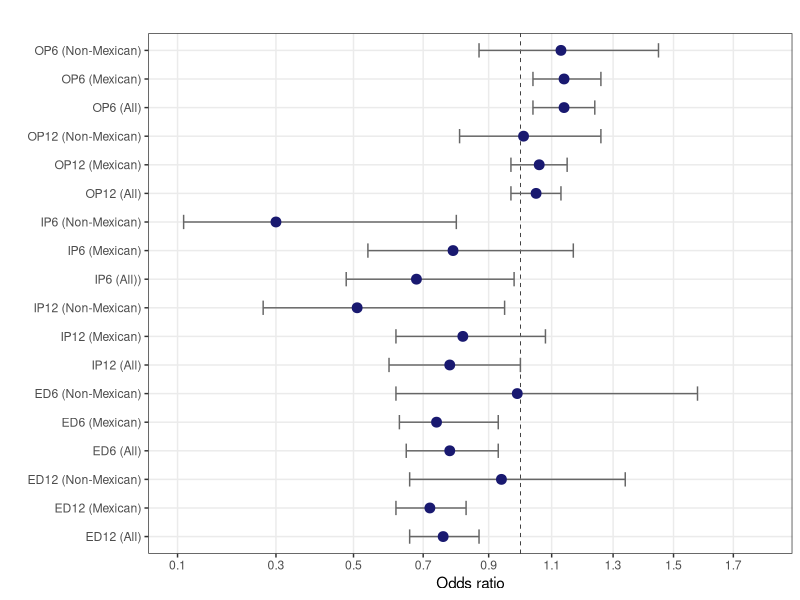
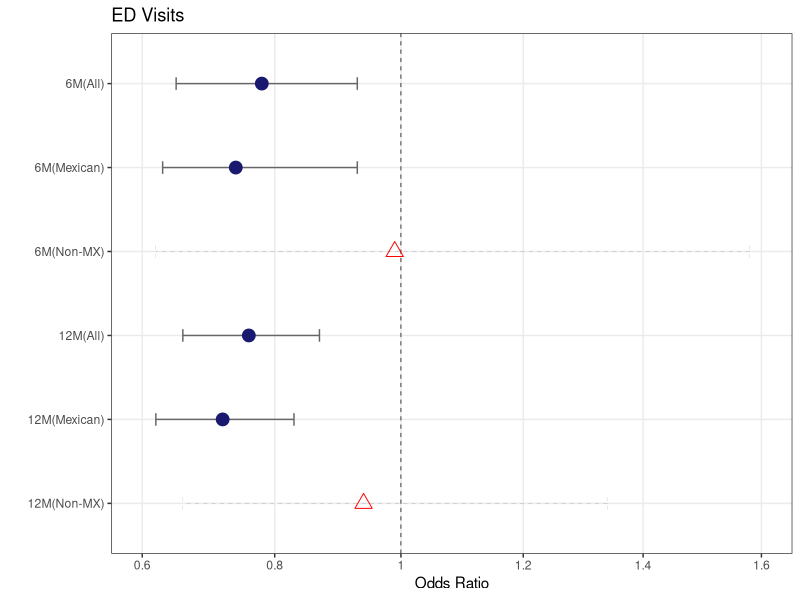
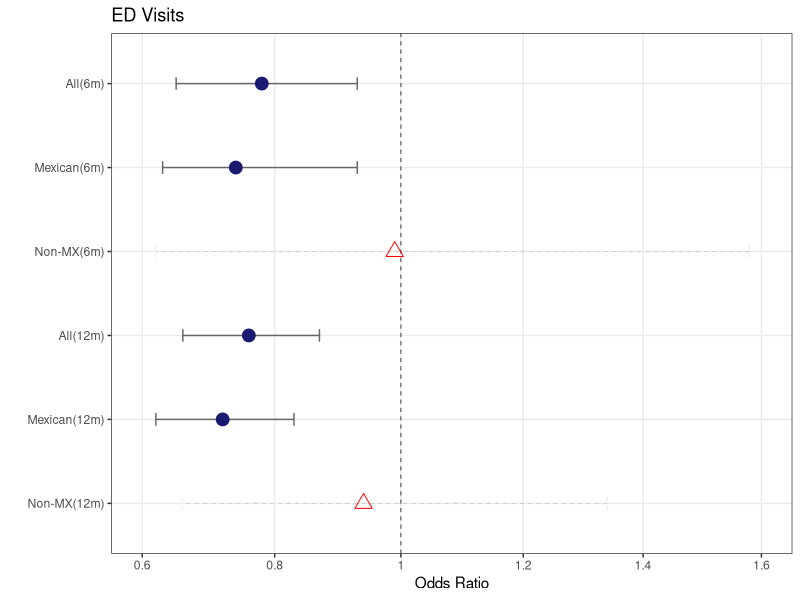
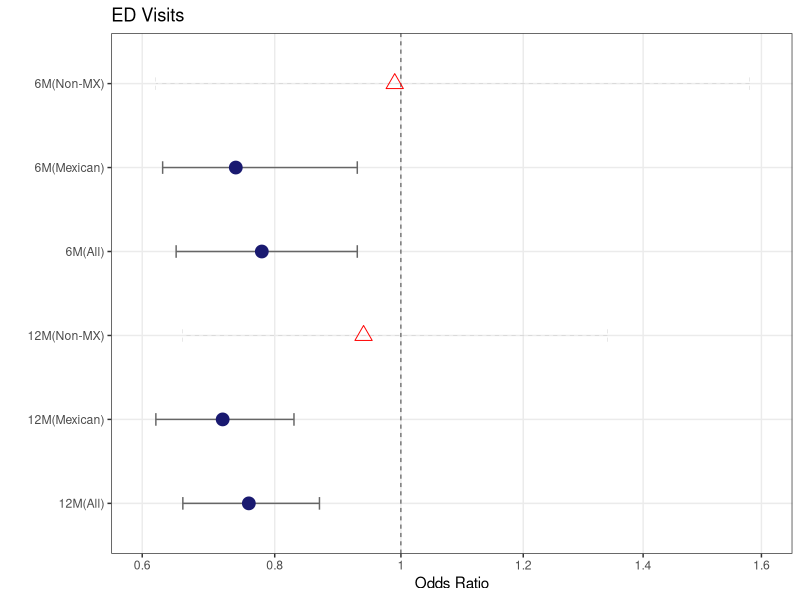
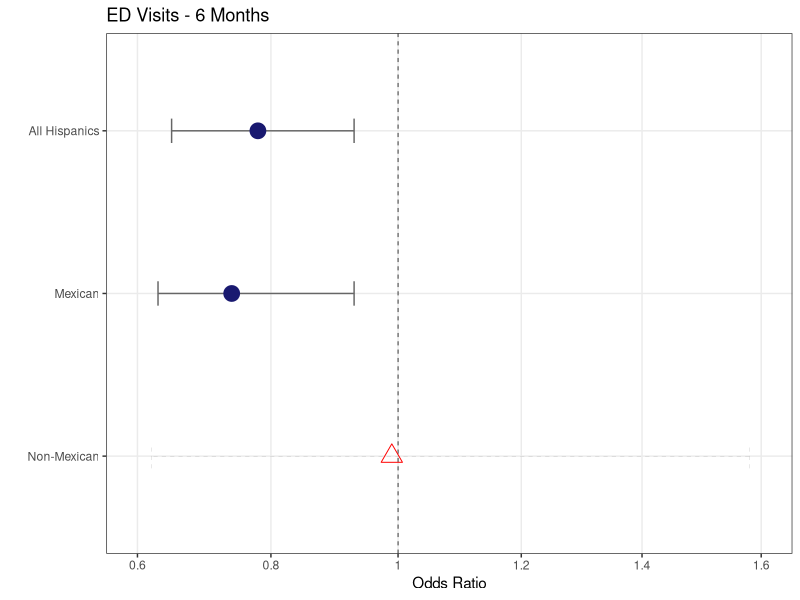
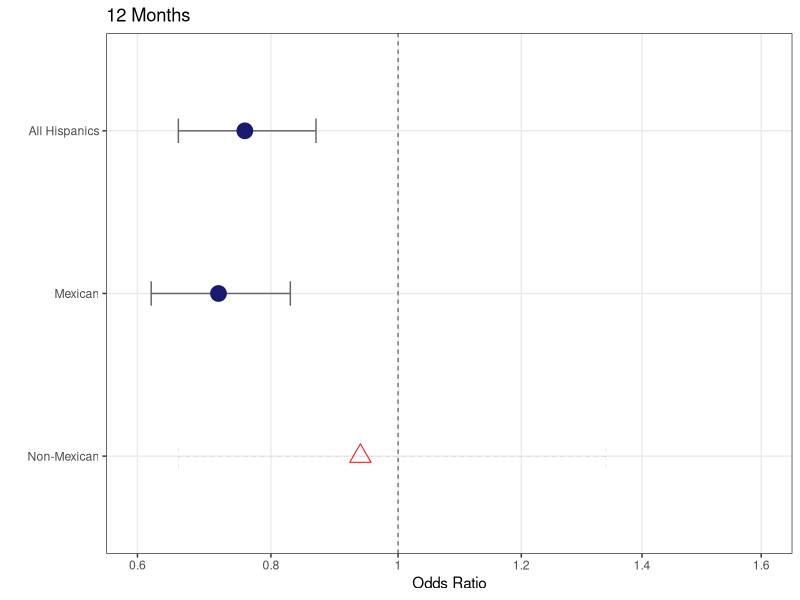
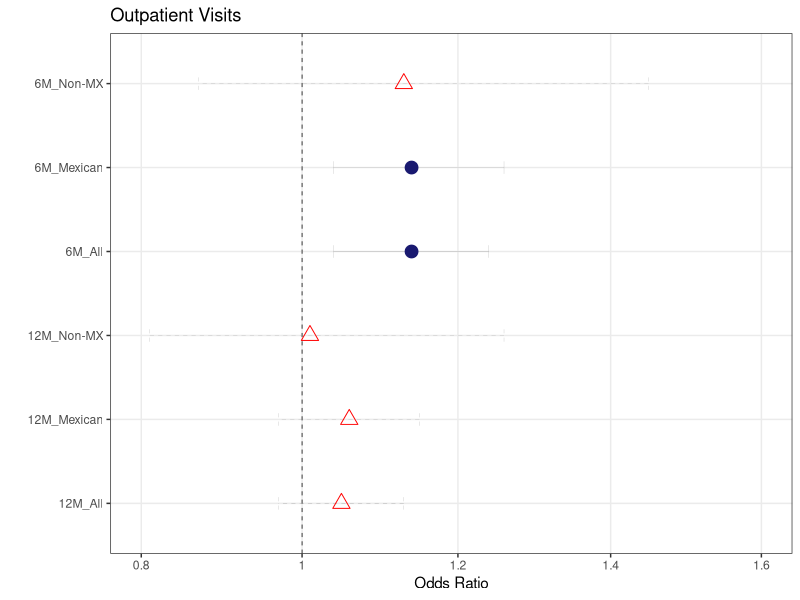
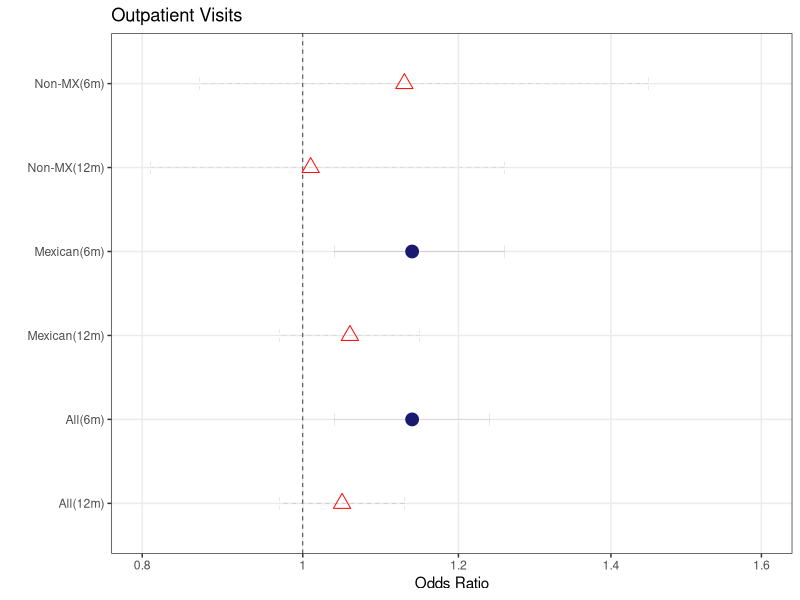

These figures' R source, in order: (Note: this script raises an error after producing the figures.)

library(ggplot2)


library(tidyverse)
library(lubridate)

####################################### HISPANIC PARADOX #######################################
### 05/23/22



boxLabels = c("ED6 (All)","ED6 (Mexican)","ED6 (Non-Mexican)",
              "ED12 (All)","ED12 (Mexican)","ED12 (Non-Mexican)",
              "IP6 (All))","IP6 (Mexican)","IP6 (Non-Mexican)",
              "IP12 (All)","IP12 (Mexican)","IP12 (Non-Mexican)",
              "OP6 (All)","OP6 (Mexican)","OP6 (Non-Mexican)",
              "OP12 (All)","OP12 (Mexican)","OP12 (Non-Mexican)")

df_lang <- data.frame(yAxis = length(boxLabels):1, 
                  boxCILow =  c(0.65, 0.63, 0.62, 0.66, 0.62, 0.66,
                                0.48, 0.54, 0.11, 0.60, 0.62, 0.27,
                                1.04, 1.04, 0.87, 0.97, 0.97, 0.81),
                  boxOdds =   c(0.78, 0.74, 0.99, 0.76, 0.72, 0.94,
                                0.68, 0.79, 0.30, 0.78, 0.82, 0.51,
                                1.14, 1.14, 1.13, 1.05, 1.06, 1.01),
                  boxCIHigh = c(0.93, 0.93, 1.58, 0.87, 0.83, 1.34, 
                                0.98, 1.17, 0.80, 1.00, 1.08, 0.95,
                                1.24, 1.26, 1.45, 1.13, 1.15, 1.26))

# View(df_lang)

# Reverse order
df_lang$yAxis <- factor(df_lang$yAxis,levels=rev(unique(df_lang$yAxis)))

(p <- ggplot(df_lang, aes(x = boxOdds, y = boxLabels)) + 

         geom_vline(aes(xintercept = 1), size = .25, linetype = "dashed") + 
        geom_errorbarh(aes(xmax = boxCIHigh, xmin = boxCILow), size = .5, height = .5, color = "gray40") +
        geom_point(size = 3.0, color = "midnight blue") +
        coord_trans(x = scales:::exp_trans(2)) +
    
        scale_x_sqrt(breaks = seq(0.1, 1.8, 0.2), labels = seq(0.1, 1.8, 0.2),
                     limits = c(0.1,1.8)) +
        
        theme_bw()+
        theme(panel.grid.minor = element_blank()) +
        ylab("") +
        xlab("Odds ratio") +
        annotate(geom = "text", y =1.1, x = log10(1.5), 
                 label = "", size = 5, hjust = 0) + 
        ggtitle("")
) 



##### ED ONLY



df_ED <- data.frame(yAxis = c("6M(All)", "6M(Mexican)", "6M(Non-MX)", 
                              "12M(All)","12M(Mexican)", "12M(Non-MX)"), 
                    boxCILow =  c(0.65, 0.63, 0.62, 0.66, 0.62, 0.66),
                    boxOdds =   c(0.78, 0.74, 0.99, 0.76, 0.72, 0.94),
                    boxCIHigh = c(0.93, 0.93, 1.58, 0.87, 0.83, 1.34))
# View(df_ED)

(p <- ggplot(df_ED, aes(x = boxOdds, y = yAxis)) + 
        geom_vline(aes(xintercept = 1), size = .25, linetype = "dashed") + 
        scale_y_discrete(limits = unique(rev(df_ED$yAxis))) + # Reverse order #

        geom_errorbarh(data = filter(df_ED, yAxis=="6M(All)"), aes(xmax = boxCIHigh, xmin = boxCILow), size = .5,  height = .15,  color = "gray40") +
        geom_point(data =     filter(df_ED, yAxis=="6M(All)"), size = 4.0, height = .15, color = "midnight blue") +

        geom_errorbarh(data = filter(df_ED, yAxis=="6M(Mexican)"), aes(xmax = boxCIHigh, xmin = boxCILow), size = .5,  height = .15,  color = "gray40") +
        geom_point(data =     filter(df_ED, yAxis=="6M(Mexican)"), size = 4.0, height = .15, color = "midnight blue") +
        
        geom_errorbarh(data = filter(df_ED, yAxis=="6M(Non-MX)"), aes(xmax = boxCIHigh, xmin = boxCILow), size = .05, height = .15, color = "gray40", linetype = "dashed") +
        geom_point(data =     filter(df_ED, yAxis=="6M(Non-MX)"), shape=2, size = 4.0, height = .15, color = "red") +
        
        geom_errorbarh(data = filter(df_ED, yAxis=="12M(All)"), aes(xmax = boxCIHigh, xmin = boxCILow), size = .5,  height = .15,  color = "gray40") +
        geom_point(data =     filter(df_ED, yAxis=="12M(All)"), size = 4.0, height = .15, color = "midnight blue") +
        
        geom_errorbarh(data = filter(df_ED, yAxis=="12M(Mexican)"), aes(xmax = boxCIHigh, xmin = boxCILow), size = .5,  height = .15,  color = "gray40") +
        geom_point(data =     filter(df_ED, yAxis=="12M(Mexican)"), size = 4.0, height = .15, color = "midnight blue") +
        
        geom_errorbarh(data = filter(df_ED, yAxis=="12M(Non-MX)"), aes(xmax = boxCIHigh, xmin = boxCILow), size = .05, height = .15, color = "gray40", linetype = "dashed") +
        geom_point(data =     filter(df_ED, yAxis=="12M(Non-MX)"), shape=2, size = 4.0, height = .15, color = "red") +
        
        coord_trans(x = scales:::exp_trans(2)) +
        scale_x_sqrt(breaks = seq(0.6, 1.6, 0.2), labels = seq(0.6, 1.6, 0.2),
                     limits = c(0.6, 1.6)) +
        theme_bw()+ theme(panel.grid.minor = element_blank()) +
        ylab("") +  xlab("Odds Ratio") +
        annotate(geom = "text", y =1.1, x = log10(1.5), 
                 label = "", size = 5, hjust = 0) + 
        ggtitle("ED Visits"))
 

## ED #2


df_ED <- data.frame(yAxis = c("All(6m)", "Mexican(6m)", "Non-MX(6m)", 
                              "All(12m)","Mexican(12m)", "Non-MX(12m)"), 
                    boxCILow =  c(0.65, 0.63, 0.62, 0.66, 0.62, 0.66),
                    boxOdds =   c(0.78, 0.74, 0.99, 0.76, 0.72, 0.94),
                    boxCIHigh = c(0.93, 0.93, 1.58, 0.87, 0.83, 1.34))
# View(df_ED)

(p <- ggplot(df_ED, aes(x = boxOdds, y = yAxis)) + 
        geom_vline(aes(xintercept = 1), size = .25, linetype = "dashed") + 
        scale_y_discrete(limits = unique(rev(df_ED$yAxis))) + # Reverse order #
        
        geom_errorbarh(data = filter(df_ED, yAxis=="All(6m)"), aes(xmax = boxCIHigh, xmin = boxCILow), size = .5,  height = .15,  color = "gray40") +
        geom_point(data =     filter(df_ED, yAxis=="All(6m)"), size = 4.0, height = .15, color = "midnight blue") +
        
        geom_errorbarh(data = filter(df_ED, yAxis=="Mexican(6m)"), aes(xmax = boxCIHigh, xmin = boxCILow), size = .5,  height = .15,  color = "gray40") +
        geom_point(data =     filter(df_ED, yAxis=="Mexican(6m)"), size = 4.0, height = .15, color = "midnight blue") +
        
        geom_errorbarh(data = filter(df_ED, yAxis=="Non-MX(6m)"), aes(xmax = boxCIHigh, xmin = boxCILow), size = .05, height = .15, color = "gray40", linetype = "dashed") +
        geom_point(data =     filter(df_ED, yAxis=="Non-MX(6m)"), shape=2, size = 4.0, height = .15, color = "red") +
        
        geom_errorbarh(data = filter(df_ED, yAxis=="All(12m)"), aes(xmax = boxCIHigh, xmin = boxCILow), size = .5,  height = .15,  color = "gray40") +
        geom_point(data =     filter(df_ED, yAxis=="All(12m)"), size = 4.0, height = .15, color = "midnight blue") +
        
        geom_errorbarh(data = filter(df_ED, yAxis=="Mexican(12m)"), aes(xmax = boxCIHigh, xmin = boxCILow), size = .5,  height = .15,  color = "gray40") +
        geom_point(data =     filter(df_ED, yAxis=="Mexican(12m)"), size = 4.0, height = .15, color = "midnight blue") +
        
        geom_errorbarh(data = filter(df_ED, yAxis=="Non-MX(12m)"), aes(xmax = boxCIHigh, xmin = boxCILow), size = .05, height = .15, color = "gray40", linetype = "dashed") +
        geom_point(data =     filter(df_ED, yAxis=="Non-MX(12m)"), shape=2, size = 4.0, height = .15, color = "red") +
        
        coord_trans(x = scales:::exp_trans(2)) +
        scale_x_sqrt(breaks = seq(0.6, 1.6, 0.2), labels = seq(0.6, 1.6, 0.2),
                     limits = c(0.6, 1.6)) +
        theme_bw()+ theme(panel.grid.minor = element_blank()) +
        ylab("") +  xlab("Odds Ratio") +
        annotate(geom = "text", y =1.1, x = log10(1.5), 
                 label = "", size = 5, hjust = 0) + 
        ggtitle("ED Visits"))




### ED #3

df_ED <- data.frame(yAxis = c("6M(All)", "6M(Mexican)", "6M(Non-MX)", 
                              "12M(All)","12M(Mexican)", "12M(Non-MX)"), 
                    boxCILow =  c(0.65, 0.63, 0.62, 0.66, 0.62, 0.66),
                    boxOdds =   c(0.78, 0.74, 0.99, 0.76, 0.72, 0.94),
                    boxCIHigh = c(0.93, 0.93, 1.58, 0.87, 0.83, 1.34))
# View(df_ED)

(p <- ggplot(df_ED, aes(x = boxOdds, y = yAxis)) + 
        geom_vline(aes(xintercept = 1), size = .25, linetype = "dashed") + 
        
        geom_errorbarh(data = filter(df_ED, yAxis=="6M(All)"), aes(xmax = boxCIHigh, xmin = boxCILow), size = .5,  height = .15,  color = "gray40") +
        geom_point(data =     filter(df_ED, yAxis=="6M(All)"), size = 4.0, height = .15, color = "midnight blue") +
        
        geom_errorbarh(data = filter(df_ED, yAxis=="6M(Mexican)"), aes(xmax = boxCIHigh, xmin = boxCILow), size = .5,  height = .15,  color = "gray40") +
        geom_point(data =     filter(df_ED, yAxis=="6M(Mexican)"), size = 4.0, height = .15, color = "midnight blue") +
        
        geom_errorbarh(data = filter(df_ED, yAxis=="6M(Non-MX)"), aes(xmax = boxCIHigh, xmin = boxCILow), size = .05, height = .15, color = "gray40", linetype = "dashed") +
        geom_point(data =     filter(df_ED, yAxis=="6M(Non-MX)"), shape=2, size = 4.0, height = .15, color = "red") +
        
        geom_errorbarh(data = filter(df_ED, yAxis=="12M(All)"), aes(xmax = boxCIHigh, xmin = boxCILow), size = .5,  height = .15,  color = "gray40") +
        geom_point(data =     filter(df_ED, yAxis=="12M(All)"), size = 4.0, height = .15, color = "midnight blue") +
        
        geom_errorbarh(data = filter(df_ED, yAxis=="12M(Mexican)"), aes(xmax = boxCIHigh, xmin = boxCILow), size = .5,  height = .15,  color = "gray40") +
        geom_point(data =     filter(df_ED, yAxis=="12M(Mexican)"), size = 4.0, height = .15, color = "midnight blue") +
        
        geom_errorbarh(data = filter(df_ED, yAxis=="12M(Non-MX)"), aes(xmax = boxCIHigh, xmin = boxCILow), size = .05, height = .15, color = "gray40", linetype = "dashed") +
        geom_point(data =     filter(df_ED, yAxis=="12M(Non-MX)"), shape=2, size = 4.0, height = .15, color = "red") +
        
        coord_trans(x = scales:::exp_trans(2)) +
        scale_x_sqrt(breaks = seq(0.6, 1.6, 0.2), labels = seq(0.6, 1.6, 0.2),
                     limits = c(0.6, 1.6)) +
        theme_bw()+ theme(panel.grid.minor = element_blank()) +
        ylab("") +  xlab("Odds Ratio") +
        annotate(geom = "text", y =1.1, x = log10(1.5), 
                 label = "", size = 5, hjust = 0) + 
        ggtitle("ED Visits"))






#### ED by month (Final)

## 6m

df_EDM <- data.frame(yAxis = c("All Hispanics", "Mexican", "Non-Mexican"), 
                    boxCILow =  c(0.65, 0.63, 0.62),
                    boxOdds =   c(0.78, 0.74, 0.99),
                    boxCIHigh = c(0.93, 0.93, 1.58))

# View(df_EDM)

(p <- ggplot(df_EDM, aes(x = boxOdds, y = yAxis)) + 
        geom_vline(aes(xintercept = 1), size = .25, linetype = "dashed") + 
        scale_y_discrete(limits = unique(rev(df_EDM$yAxis))) + # Reverse order #
        
        geom_errorbarh(data = filter(df_EDM, yAxis=="All Hispanics"), aes(xmax = boxCIHigh, xmin = boxCILow), size = .5,  height = .15,  color = "gray40") +
        geom_point(data =     filter(df_EDM, yAxis=="All Hispanics"), size = 5.0, height = .15, color = "midnight blue") +
        
        geom_errorbarh(data = filter(df_EDM, yAxis=="Mexican"), aes(xmax = boxCIHigh, xmin = boxCILow), size = .5,  height = .15,  color = "gray40") +
        geom_point(data =     filter(df_EDM, yAxis=="Mexican"), size = 5.0, height = .15, color = "midnight blue") +
        
        geom_errorbarh(data = filter(df_EDM, yAxis=="Non-Mexican"), aes(xmax = boxCIHigh, xmin = boxCILow), size = .05, height = .15, color = "gray40", linetype = "dashed") +
        geom_point(data =     filter(df_EDM, yAxis=="Non-Mexican"), shape=2, size = 5.0, height = .15, color = "red") +
        

        coord_trans(x = scales:::exp_trans(2)) +
        scale_x_sqrt(breaks = seq(0.6, 1.6, 0.2), labels = seq(0.6, 1.6, 0.2),
                     limits = c(0.6, 1.6)) +
        theme_bw()+ theme(panel.grid.minor = element_blank()) +
        ylab("") +  xlab("Odds Ratio") +
        annotate(geom = "text", y =1.1, x = log10(1.5), 
                 label = "", size = 5, hjust = 0) + 
        ggtitle("ED Visits - 6 Months"))


## 12m

df_ED12 <- data.frame(yAxis = c("All Hispanics", "Mexican", "Non-Mexican"), 
                     boxCILow =  c(0.66, 0.62, 0.66),
                     boxOdds =   c(0.76, 0.72, 0.94),
                     boxCIHigh = c(0.87, 0.83, 1.34))

(p <- ggplot(df_ED12, aes(x = boxOdds, y = yAxis)) + 
        geom_vline(aes(xintercept = 1), size = .25, linetype = "dashed") + 
        scale_y_discrete(limits = unique(rev(df_ED12$yAxis))) + # Reverse order #
        
        geom_errorbarh(data = filter(df_ED12, yAxis=="All Hispanics"), aes(xmax = boxCIHigh, xmin = boxCILow), size = .5,  height = .15,  color = "gray40") +
        geom_point(data =     filter(df_ED12, yAxis=="All Hispanics"), size = 5.0, height = .15, color = "midnight blue") +
        
        geom_errorbarh(data = filter(df_ED12, yAxis=="Mexican"), aes(xmax = boxCIHigh, xmin = boxCILow), size = .5,  height = .15,  color = "gray40") +
        geom_point(data =     filter(df_ED12, yAxis=="Mexican"), size = 5.0, height = .15, color = "midnight blue") +
        
        geom_errorbarh(data = filter(df_ED12, yAxis=="Non-Mexican"), aes(xmax = boxCIHigh, xmin = boxCILow), size = .05, height = .15, color = "gray40", linetype = "dashed") +
        geom_point(data =     filter(df_ED12, yAxis=="Non-Mexican"), shape=2, size = 5.0, height = .15, color = "red") +
        
        
        coord_trans(x = scales:::exp_trans(2)) +
        scale_x_sqrt(breaks = seq(0.6, 1.6, 0.2), labels = seq(0.6, 1.6, 0.2),
                     limits = c(0.6, 1.6)) +
        theme_bw()+ theme(panel.grid.minor = element_blank()) +
        ylab("") +  xlab("Odds Ratio") +
        annotate(geom = "text", y =1.1, x = log10(1.5), 
                 label = "", size = 5, hjust = 0) + 
        ggtitle("12 Months"))






##### OP ONLY



df_OP <- data.frame(yAxis = c("6M_All", "6M_Mexican", "6M_Non-MX", 
                              "12M_All","12M_Mexican", "12M_Non-MX"), 
                    boxCILow =  c(1.04, 1.04, 0.87, 0.97, 0.97, 0.81),
                    boxOdds =   c(1.14, 1.14, 1.13, 1.05, 1.06, 1.01),
                    boxCIHigh = c(1.24, 1.26, 1.45, 1.13, 1.15, 1.26))

# View(df_OP)

(p <- ggplot(df_OP, aes(x = boxOdds, y = yAxis)) +  geom_vline(aes(xintercept = 1), size = .25, linetype = "dashed") + 
        
        geom_errorbarh(data = filter(df_OP, yAxis=="6M_All"), aes(xmax = boxCIHigh, xmin = boxCILow), size = .05, height = .15, color = "gray40") +
        geom_point(data =     filter(df_OP, yAxis=="6M_All"), size = 4.0, color = "midnight blue") +
        
        geom_errorbarh(data = filter(df_OP, yAxis=="6M_Mexican"), aes(xmax = boxCIHigh, xmin = boxCILow), size = .05, height = .15, color = "gray40") +
        geom_point(data =     filter(df_OP, yAxis=="6M_Mexican"), size = 4.0, color = "midnight blue") +
        
        geom_errorbarh(data = filter(df_OP, yAxis=="6M_Non-MX"), aes(xmax = boxCIHigh, xmin = boxCILow), size = .05, height = .15, color = "gray40", linetype = "dashed") +
        geom_point(data =     filter(df_OP, yAxis=="6M_Non-MX"), shape=2, size = 4.0, color = "red") +
        
        geom_errorbarh(data = filter(df_OP, yAxis=="12M_All"), aes(xmax = boxCIHigh, xmin = boxCILow), size = .05, height = .15, color = "gray40", linetype = "dashed") +
        geom_point(data =     filter(df_OP, yAxis=="12M_All"),  shape=2, size = 4.0, color = "red") +
        
        geom_errorbarh(data = filter(df_OP, yAxis=="12M_Mexican"), aes(xmax = boxCIHigh, xmin = boxCILow), size = .05, height = .15, color = "gray40", linetype = "dashed") +
        geom_point(data =     filter(df_OP, yAxis=="12M_Mexican"), shape=2, size = 4.0, color = "red") +
        
        geom_errorbarh(data = filter(df_OP, yAxis=="12M_Non-MX"), aes(xmax = boxCIHigh, xmin = boxCILow), size = .05, height = .15, color = "gray40", linetype = "dashed") +
        geom_point(data =     filter(df_OP, yAxis=="12M_Non-MX"), shape=2, size = 4.0, color = "red") +

        coord_trans(x = scales:::exp_trans(2)) +
        scale_x_sqrt(breaks = seq(0.8, 1.6, 0.2), labels = seq(0.8, 1.6, 0.2),
                     limits = c(0.8, 1.6)) +
        theme_bw()+
        theme(panel.grid.minor = element_blank()) +
        ylab("") +
        xlab("Odds Ratio") +
        annotate(geom = "text", y =1.1, x = log10(1.5), 
                 label = "", size = 5, hjust = 0) + 
        ggtitle("Outpatient Visits"))
 

## OP #2

df_OP <- data.frame(yAxis = c("All(6m)", "Mexican(6m)", "Non-MX(6m)", 
                              "All(12m)","Mexican(12m)", "Non-MX(12m)"), 
                    boxCILow =  c(1.04, 1.04, 0.87, 0.97, 0.97, 0.81),
                    boxOdds =   c(1.14, 1.14, 1.13, 1.05, 1.06, 1.01),
                    boxCIHigh = c(1.24, 1.26, 1.45, 1.13, 1.15, 1.26))

# View(df_OP)

(p <- ggplot(df_OP, aes(x = boxOdds, y = yAxis)) +  geom_vline(aes(xintercept = 1), size = .25, linetype = "dashed") + 
        
        geom_errorbarh(data = filter(df_OP, yAxis=="All(6m)"), aes(xmax = boxCIHigh, xmin = boxCILow), size = .05, height = .15, color = "gray40") +
        geom_point(data =     filter(df_OP, yAxis=="All(6m)"), size = 4.0, color = "midnight blue") +
        
        geom_errorbarh(data = filter(df_OP, yAxis=="Mexican(6m)"), aes(xmax = boxCIHigh, xmin = boxCILow), size = .05, height = .15, color = "gray40") +
        geom_point(data =     filter(df_OP, yAxis=="Mexican(6m)"), size = 4.0, color = "midnight blue") +
        
        geom_errorbarh(data = filter(df_OP, yAxis=="Non-MX(6m)"), aes(xmax = boxCIHigh, xmin = boxCILow), size = .05, height = .15, color = "gray40", linetype = "dashed") +
        geom_point(data =     filter(df_OP, yAxis=="Non-MX(6m)"), shape=2, size = 4.0, color = "red") +
        
        geom_errorbarh(data = filter(df_OP, yAxis=="All(12m)"), aes(xmax = boxCIHigh, xmin = boxCILow), size = .05, height = .15, color = "gray40", linetype = "dashed") +
        geom_point(data =     filter(df_OP, yAxis=="All(12m)"),  shape=2, size = 4.0, color = "red") +
        
        geom_errorbarh(data = filter(df_OP, yAxis=="Mexican(12m)"), aes(xmax = boxCIHigh, xmin = boxCILow), size = .05, height = .15, color = "gray40", linetype = "dashed") +
        geom_point(data =     filter(df_OP, yAxis=="Mexican(12m)"), shape=2, size = 4.0, color = "red") +
        
        geom_errorbarh(data = filter(df_OP, yAxis=="Non-MX(12m)"), aes(xmax = boxCIHigh, xmin = boxCILow), size = .05, height = .15, color = "gray40", linetype = "dashed") +
        geom_point(data =     filter(df_OP, yAxis=="Non-MX(12m)"), shape=2, size = 4.0, color = "red") +
        
        coord_trans(x = scales:::exp_trans(2)) +
        scale_x_sqrt(breaks = seq(0.8, 1.6, 0.2), labels = seq(0.8, 1.6, 0.2),
                     limits = c(0.8, 1.6)) +
        theme_bw()+
        theme(panel.grid.minor = element_blank()) +
        ylab("") +
        xlab("Odds Ratio") +
        annotate(geom = "text", y =1.1, x = log10(1.5), 
                 label = "", size = 5, hjust = 0) + 
        ggtitle("Outpatient Visits"))



## OP #3


df_OP <- data.frame(yAxis = c("6M(All)", "6M(Mexican)", "6M(Non-MX)", 
                              "12M(All)","12M(Mexican)", "12M(Non-MX)"), 
                    boxCILow =  c(1.04, 1.04, 0.87, 0.97, 0.97, 0.81),
                    boxOdds =   c(1.14, 1.14, 1.13, 1.05, 1.06, 1.01),
                    boxCIHigh = c(1.24, 1.26, 1.45, 1.13, 1.15, 1.26))

# View(df_OP)
df_OP$yAxis <- factor(df_OP$yAxis,levels=rev(unique(df_OP$yAxis)))

ggplot(df, aes(x = distanceRemaining, y = reorder(position, desc(position))))

(p <- ggplot(df_OP, aes(x = boxOdds, y = yAxis)) +  geom_vline(aes(xintercept = 1), size = .25, linetype = "dashed") + 
        scale_y_discrete(limits = unique(rev(df_OP$yAxis))) + # Reverse order #

        geom_errorbarh(data = filter(df_OP, yAxis=="6M(All)"), aes(xmax = boxCIHigh, xmin = boxCILow), size = .05, height = .15, color = "gray40") +
        geom_point(data =     filter(df_OP, yAxis=="6M(All)"), size = 4.0, color = "midnight blue") +
        
        geom_errorbarh(data = filter(df_OP, yAxis=="6M(Mexican)"), aes(xmax = boxCIHigh, xmin = boxCILow), size = .05, height = .15, color = "gray40") +
        geom_point(data =     filter(df_OP, yAxis=="6M(Mexican)"), size = 4.0, color = "midnight blue") +
        
        geom_errorbarh(data = filter(df_OP, yAxis=="6M(Non-MX)"), aes(xmax = boxCIHigh, xmin = boxCILow), size = .05, height = .15, color = "gray40", linetype = "dashed") +
        geom_point(data =     filter(df_OP, yAxis=="6M(Non-MX)"), shape=2, size = 4.0, color = "red") +
        
        geom_errorbarh(data = filter(df_OP, yAxis=="12M(All)"), aes(xmax = boxCIHigh, xmin = boxCILow), size = .05, height = .15, color = "gray40", linetype = "dashed") +
        geom_point(data =     filter(df_OP, yAxis=="12M(All)"),  shape=2, size = 4.0, color = "red") +
        
        geom_errorbarh(data = filter(df_OP, yAxis=="12M(Mexican)"), aes(xmax = boxCIHigh, xmin = boxCILow), size = .05, height = .15, color = "gray40", linetype = "dashed") +
        geom_point(data =     filter(df_OP, yAxis=="12M(Mexican)"), shape=2, size = 4.0, color = "red") +
        
        geom_errorbarh(data = filter(df_OP, yAxis=="12M(Non-MX)"), aes(xmax = boxCIHigh, xmin = boxCILow), size = .05, height = .15, color = "gray40", linetype = "dashed") +
        geom_point(data =     filter(df_OP, yAxis=="12M(Non-MX)"), shape=2, size = 4.0, color = "red") +
        
        coord_trans(x = scales:::exp_trans(2)) +
        scale_x_sqrt(breaks = seq(0.8, 1.6, 0.2), labels = seq(0.8, 1.6, 0.2),
                     limits = c(0.8, 1.6)) +
        theme_bw()+
        theme(panel.grid.minor = element_blank()) +
        ylab("") +
        xlab("Odds Ratio") +
        annotate(geom = "text", y =1.1, x = log10(1.5), 
                 label = "", size = 5, hjust = 0) + 
        ggtitle("Outpatient Visits"))


## OP by month (Final)

### 6 months
df_OP6 <- data.frame(yAxis = c("All Hispanics", "Mexican", "Non-Mexican"), 
                    boxCILow =  c(1.04, 1.04, 0.87),
                    boxOdds =   c(1.14, 1.14, 1.13),
                    boxCIHigh = c(1.24, 1.26, 1.45))

(p <- ggplot(df_OP6, aes(x = boxOdds, y = yAxis)) +  geom_vline(aes(xintercept = 1), size = .25, linetype = "dashed") + 
        scale_y_discrete(limits = unique(rev(df_OP6$yAxis))) + # Reverse order #
        
        geom_errorbarh(data = filter(df_OP6, yAxis=="All Hispanics"), aes(xmax = boxCIHigh, xmin = boxCILow), size = .05, height = .15, color = "gray40") +
        geom_point(data =     filter(df_OP6, yAxis=="All Hispanics"), size = 5.0, color = "midnight blue") +
        
        geom_errorbarh(data = filter(df_OP6, yAxis=="Mexican"), aes(xmax = boxCIHigh, xmin = boxCILow), size = .05, height = .15, color = "gray40") +
        geom_point(data =     filter(df_OP6, yAxis=="Mexican"), size = 5.0, color = "midnight blue") +
        
        geom_errorbarh(data = filter(df_OP6, yAxis=="Non-Mexican"), aes(xmax = boxCIHigh, xmin = boxCILow), size = .05, height = .15, color = "gray40", linetype = "dashed") +
        geom_point(data =     filter(df_OP6, yAxis=="Non-Mexican"), shape=2, size = 5.0, color = "red") +
        

        coord_trans(x = scales:::exp_trans(2)) +
        scale_x_sqrt(breaks = seq(0.8, 1.6, 0.2), labels = seq(0.8, 1.6, 0.2),
                     limits = c(0.8, 1.6)) +
        theme_bw()+
        theme(panel.grid.minor = element_blank()) +
        ylab("") +
        xlab("Odds Ratio") +
        annotate(geom = "text", y =1.1, x = log10(1.5), 
                 label = "", size = 5, hjust = 0) + 
        ggtitle("Outpatient Visits - 6 Months"))


### 12 months

df_OP12 <- data.frame(yAxis = c("All Hispanics", "Mexican", "Non-Mexican"), 
                     boxCILow =  c(0.97, 0.97, 0.81),
                     boxOdds =   c(1.05, 1.06, 1.01),
                     boxCIHigh = c(1.13, 1.15, 1.26))

(p <- ggplot(df_OP12, aes(x = boxOdds, y = yAxis)) +  geom_vline(aes(xintercept = 1), size = .25, linetype = "dashed") + 
        scale_y_discrete(limits = unique(rev(df_OP12$yAxis))) + # Reverse order #

        geom_errorbarh(data = filter(df_OP12, yAxis=="All Hispanics"), aes(xmax = boxCIHigh, xmin = boxCILow), size = .05, height = .15, color = "gray40", linetype = "dashed") +
        geom_point(data =     filter(df_OP12, yAxis=="All Hispanics"),  shape=2, size = 5.0, color = "red") +
        
        geom_errorbarh(data = filter(df_OP12, yAxis=="Mexican"), aes(xmax = boxCIHigh, xmin = boxCILow), size = .05, height = .15, color = "gray40", linetype = "dashed") +
        geom_point(data =     filter(df_OP12, yAxis=="Mexican"), shape=2, size = 5.0, color = "red") +
        
        geom_errorbarh(data = filter(df_OP12, yAxis=="Non-Mexican"), aes(xmax = boxCIHigh, xmin = boxCILow), size = .05, height = .15, color = "gray40", linetype = "dashed") +
        geom_point(data =     filter(df_OP12, yAxis=="Non-Mexican"), shape=2, size = 5.0, color = "red") +

            
        coord_trans(x = scales:::exp_trans(2)) +
        scale_x_sqrt(breaks = seq(0.8, 1.6, 0.2), labels = seq(0.8, 1.6, 0.2),
                     limits = c(0.8, 1.6)) +
        theme_bw()+
        theme(panel.grid.minor = element_blank()) +
        ylab("") +
        xlab("Odds Ratio") +
        annotate(geom = "text", y =1.1, x = log10(1.5), 
                 label = "", size = 5, hjust = 0) + 
        ggtitle("12 Months"))

### END



